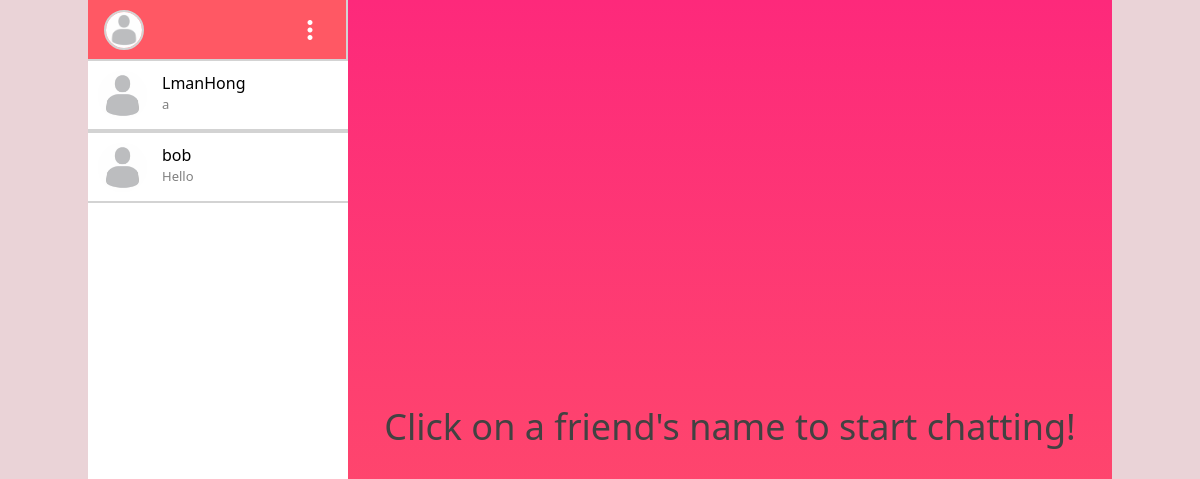
Before: /chat/ (signed in) with the older database file.
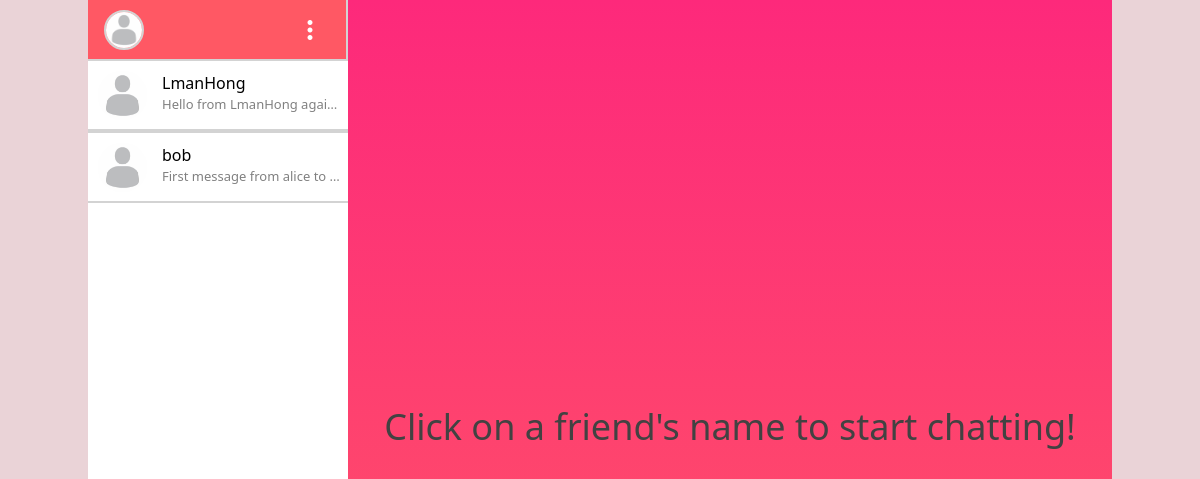
After: the same page with the newer database file.
### account/models.py (models this page shows, shortened)
class Account(AbstractBaseUser):
    email = models.EmailField(verbose_name="email", max_length=64, unique=True)
    username = models.CharField(max_length=32, unique=True)
    date_joined = models.DateTimeField(verbose_name='date joined', auto_now_add=True)
    last_login = models.DateTimeField(verbose_name='last login', auto_now=True)
    is_admin = models.BooleanField(default=False)
    is_active = models.BooleanField(default=True)
    is_staff = models.BooleanField(default=False)
    is_superuser = models.BooleanField(default=False)
    USERNAME_FIELD = 'email'
    REQUIRED_FIELDS = ['username']
    objects = AccountManager()
    def __str__(self):
        return self.email

class Profile(models.Model):
    GENDER_CHOICES = (
        ('M', 'Male'),
        ('F', 'Female'),
        ('U', 'Uncertain')
    )
    user = models.OneToOneField(settings.AUTH_USER_MODEL, on_delete=models.CASCADE)
    image = models.ImageField(default='profile_pictures/default.jpg', upload_to='profile_pictures')
    first_name = models.CharField(default=None, null=True, max_length=64)
    last_name = models.CharField(default=None, null=True, max_length=64)
    gender = models.CharField(default=None, null=True, max_length=1, choices=GENDER_CHOICES)
    date_of_birth = models.DateField(default=None, null=True, help_text='YYYY-MM-DD')
    job_title = models.CharField(default=None, null=True, max_length=128)
    passions = models.CharField(default=None, null=True, max_length=256, help_text='hiking, outdoors, cat lover')

### chat/models.py (models this page shows)
class ChatMessage(models.Model):
    STATUS_CHOICES = [
        ('msg', 'Chat_Message'),
        ('err', 'Chat_Error'),
        ('spc', 'Chat_Special')
    ]
    chat_room = models.ForeignKey(ChatRoom, on_delete=models.CASCADE)
    message_string = models.CharField(max_length=255, blank=True)
    message_status = models.CharField(max_length=3, choices=STATUS_CHOICES, default='msg')
    error = models.CharField(max_length=255, blank=True)
    sent_by = models.CharField(max_length=255, default='')
    sent_time = models.DateTimeField(auto_now_add=True)
    objects = ChatMessageManager()
    def __str__(self):
        return self.message_string
    class Meta:
        ordering = ["sent_time"]

### chat/views.py (the view, shortened to what this page needs)
# urls.py: path('', chat.views.HomeView.as_view(), name="index"),
class HomeView(LoginRequiredMixin, View):
    login_url=LOGIN
    def get(self, request, *args, **kwargs):
        user = request.user
        friendList = FriendList.objects.returnFriendList(user=user)
        print(len(friendList))
        friendProfileList = [get_user_model().objects.get(username=friend['username']) for friend in friendList]
        latestMsgList = [ChatMessage.objects.get_latest_message(from_username=user.username, to_username=friend.username) for friend in friendProfileList]
        for i in range(len(latestMsgList)):
            friend = friendProfileList[i]
            latest_msg = latestMsgList[i]
            friendProfileList[i] = {
                'user': friend,
                'latestMsg': latest_msg,
            }
        for friend in friendProfileList:
            print(friend['user'], friend['latestMsg'])
        context = {
            'friendList': friendProfileList,
            'friendCount': len(friendProfileList)
        }
        return render(request, 'chat/index.html', context)

### chat/models.py (called while the page is built)
    def get_messages_from_chatroom(self, room_name=None, from_username=None, to_username=None, count=0):
        if (not room_name and (not from_username or not to_username)):
            raise ValueError("Room Name and either username cannot be None together")
        elif room_name:
            chat_room = ChatRoom.objects.get_chatroom(room_name)
        else:
            chat_room = ChatRoom.objects.get_chatroom(from_username=from_username, to_username=to_username)
        if count == 0: return self.get_queryset().filter(models.Q(chat_room=chat_room))
        else: return self.get_queryset().filter(models.Q(chat_room=chat_room))[:count]

    def get_latest_message(self, room_name=None, from_username=None, to_username=None):
        try:
            latest_msg = self.get_messages_from_chatroom(room_name=room_name,  from_username=from_username, to_username=to_username)
            return latest_msg[len(latest_msg)-1]
        except:
            return None

### friendSearch/models.py (called while the page is built)
    def returnFriendList(self, user):
        friend_id_list = list(FriendList.objects.filter(models.Q(user=user)).values_list('friend',flat=True))
        nlist = Account.objects.select_related('id').filter(id__in = friend_id_list).values('username','id')
        return nlist

### chat/templates/chat/index.html (shortened to what this page needs)
{% extends './base.html' %}
{% load static %}
{% block title %}
<link rel="stylesheet" href="{% static 'chat/home_style.css' %}">
{% endblock title %}
{% block content %}
<div class="d-flex flex-row chat-container">
    <div class="friendListDiv d-flex flex-column mb-auto vh-100">
        <div class="friendlist-header d-flex flex-row">
            <img src="{{user.profile.image.url}}" alt="{{user.profile.image.url}}" class="profile-image" id="user-profile-image">
            <div class="dropdown">
                <button class="btn dropdown-toggle" id="dropdownBtn" data-bs-toggle="dropdown" aria-expanded="false">
                    <span class="material-icons">more_vert</span>
                </button>
            </div>
        </div>
        {% if friendCount > 0 %}
        <ul class="friendlist-container">
            {% for friend in friendList %}
            <li><a href="#!" id="{{friend.user.id}}" class="friendA d-flex flex-row">
                <img src="{{friend.user.profile.image.url}}" alt="{{friend.user.profile.image.url}}" class="profile-image">
                <div class="text-container d-flex flex-column">
                    <span class="friend-name">{{friend.user.username}}</span>
                    {% if friend.latestMsg %}
                    <span class="friend-last-message">{{friend.latestMsg.message_string}}</span>
                    {% else %}
                    <span class="friend-last-message">No previous messages</span>
                    {% endif %}
                </div>
            </a></li>
            {% endfor %}
        </ul>
        {% else %}
        <div class="no-friend-container">
            <span>You currently have no friend, click </span>
            <a href="/friendSearch/frdSearch/">here to search for some new friends!</a>
        </div>
        {% endif %}
    </div>
    <div class="chatroomDiv vh-100">
        <p class="placeholder">Click on a friend's name to start chatting!</p>
    </div>
</div>
{% endblock content %}

### chat/templates/chat/base.html (shortened to what this page needs)
<!DOCTYPE html>
<html lang="en">
<head>
    <link href="https://cdn.jsdelivr.net/npm/bootstrap@5.0.0-beta3/dist/css/bootstrap.min.css" rel="stylesheet">
    {% block title %}
    {% endblock title %}
</head>
<body>
    {% block content %}
    {% endblock content %}
</body>
</html>

### chat/static/chat/home_style.css (style rules this page uses)
html { --darkpink: #FD297B; --middlepink: #FF5864; --lightpink: #FF655B; --verylightpink: #FAA1AF; --palepink: #FACDD6; --verypalepink: #FAE7EC; --middlegrey: #424242; }
body { background-color: #ead3d7; }
@media (min-width: 576px) { .friendListDiv { width: 20vw; min-width: 260px; } }
.chat-container { max-width: 1024px; margin: auto; bottom: 0; }
.chatroomDiv { width:100%; text-align: center; background-image: linear-gradient(var(--darkpink), var(--middlepink)); }
.chatroomDiv .placeholder { margin-top: 50vh; text-align:center; font-size: 36px; color: var(--middlegrey); }
.friendListDiv { font-size: 15px; background-color:white; }
.friendlist-header { position: relative; top: 0; margin: 0; padding: 10px 16px; width: 100%; min-height: 50px; height: 59px; border-right: 2px solid lightgrey; background-color: var(--middlepink); }
.friendlist-header .profile-image { border-radius: 50%; border: 2px solid lightgrey; width: 40px; height: 40px; cursor: pointer; }
.dropdown { margin-left: auto }
.friendlist-header #dropdownBtn { border-style: none; outline: none; padding: 0; vertical-align: top; width: 40px; height: 40px; }
.friendlist-header #dropdownBtn span { font-size: 30px; vertical-align: top; text-align: center; color: white; }
.dropdown-toggle::after { display: none; }
.friendlist-container { overflow-x: hidden; overflow-y: auto; list-style-type: none; padding: 0; }
.friendlist-container li { overflow: hidden; height: 72px; padding: 10px 10px; background-color: white; border-top: 2px solid lightgrey; border-bottom: 2px solid lightgrey; }
.friendA { text-decoration: none; color: grey; }
.friendA .friend-name { font-size: 16px; color:black; }
.friendA .friend-last-message { overflow: hidden; width: 180px; white-space: nowrap; text-overflow: ellipsis; font-size: 13px; }
.friendA .profile-image { border-radius: 50%; border-style: none; width: 49px; height: 49px; margin-right: 15px; }

Changed rows visible on the page:
changed Account "LmanHong": latestMsg.message_string "a" → "Hello from LmanHong again!!"
computed for Account "bob": latestMsg.message_string "Hello" → "First message from alice to…"
